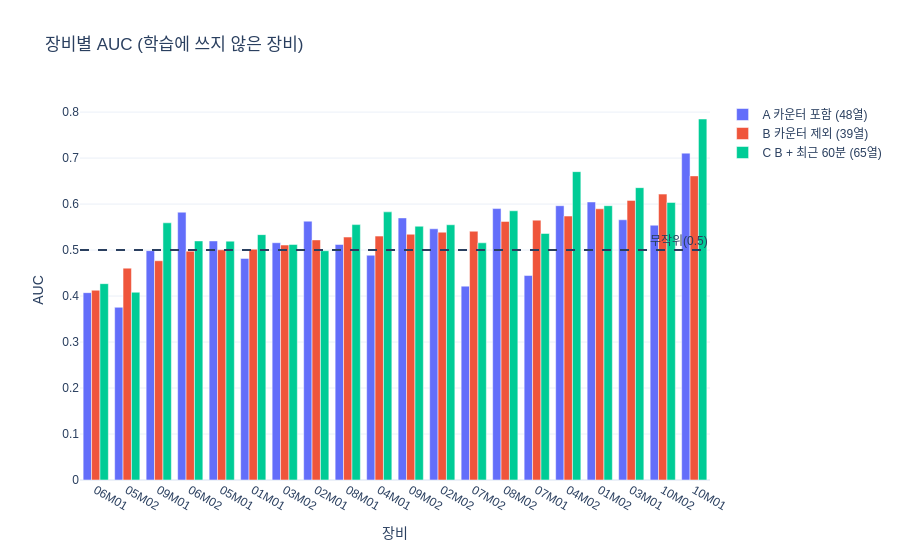

The cell this chart's notebook holds for it:
### Markdown cell above
### 4-2. 장비별 AUC

### Code cell
order = res["B 카운터 제외 (39열)"][1].sort_values().index
fig = go.Figure()
for name, (_, per_tool, _, _) in res.items():
    fig.add_bar(x=list(order), y=[per_tool.get(t, np.nan) for t in order], name=name)
fig.add_hline(y=0.5, line_dash="dash", annotation_text="무작위(0.5)")
fig.update_layout(title="장비별 AUC (학습에 쓰지 않은 장비)", xaxis_title="장비", yaxis_title="AUC", barmode="group")
show(fig)

### Figure 1 — Plotly figure (JSON) as saved in the notebook; plotly's stock layout.template omitted (floating-point values rounded to 4 significant figures)
{"data": [{"name": "A 카운터 포함 (48열)", "type": "bar", "x": ["06M01", "05M02", "09M01", "06M02", "05M01", "01M01", "03M02", "02M01", "08M01", "04M01", "09M02", "02M02", "07M02", "08M02", "07M01", "04M02", "01M02", "03M01", "10M02", "10M01"], "y": [0.4074, 0.3756, 0.4988, 0.5823, 0.5199, 0.4819, 0.516, 0.5629, 0.5121, 0.4888, 0.5699, 0.5463, 0.4216, 0.5902, 0.4446, 0.5964, 0.6046, 0.5659, 0.554, 0.7108]}, {"name": "B 카운터 제외 (39열)", "type": "bar", "x": ["06M01", "05M02", "09M01", "06M02", "05M01", "01M01", "03M02", "02M01", "08M01", "04M01", "09M02", "02M02", "07M02", "08M02", "07M01", "04M02", "01M02", "03M01", "10M02", "10M01"], "y": [0.4127, 0.4607, 0.4768, 0.4977, 0.5006, 0.5019, 0.5109, 0.5221, 0.5283, 0.5303, 0.5344, 0.5389, 0.541, 0.5623, 0.5651, 0.5739, 0.5898, 0.608, 0.6217, 0.6613]}, {"name": "C B + 최근 60분 (65열)", "type": "bar", "x": ["06M01", "05M02", "09M01", "06M02", "05M01", "01M01", "03M02", "02M01", "08M01", "04M01", "09M02", "02M02", "07M02", "08M02", "07M01", "04M02", "01M02", "03M01", "10M02", "10M01"], "y": [0.4269, 0.4083, 0.5593, 0.5199, 0.5194, 0.5336, 0.512, 0.4986, 0.5554, 0.5831, 0.5518, 0.5551, 0.5158, 0.5855, 0.5361, 0.6705, 0.5965, 0.6357, 0.6036, 0.785]}], "layout": {"annotations": [{"showarrow": false, "text": "무작위(0.5)", "x": 1, "xanchor": "right", "xref": "x domain", "y": 0.5, "yanchor": "bottom", "yref": "y"}], "barmode": "group", "font": {"family": "Malgun Gothic, sans-serif"}, "shapes": [{"line": {"dash": "dash"}, "type": "line", "x0": 0, "x1": 1, "xref": "x domain", "y0": 0.5, "y1": 0.5, "yref": "y"}], "title": {"text": "장비별 AUC (학습에 쓰지 않은 장비)"}, "xaxis": {"title": {"text": "장비"}}, "yaxis": {"title": {"text": "AUC"}}}}
